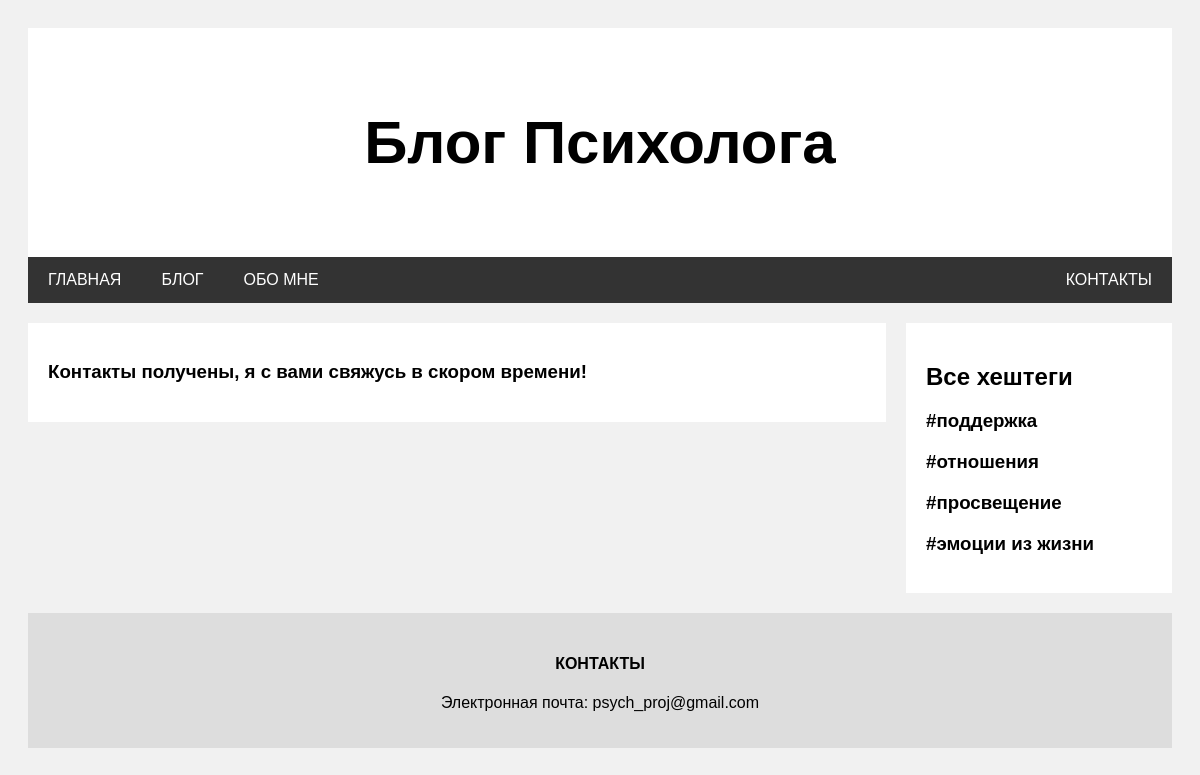
The page /contacts/success/ on the database its author committed.
### blog/models.py (models this page shows, shortened)
class Hashtag(models.Model):
    title = models.CharField(max_length=20, verbose_name="Хештег")
    slug = models.SlugField(null=False, db_index=True)
    def get_url(self):
        return reverse("hashtag_details", args=[self.slug])

### contacts/views.py (the view)
# urls.py: path("success/", views.SuccessView.as_view()),
class SuccessView(TemplateView):
    template_name = "contacts/success.html"

### context_processors/get_hashtags.py (called while the page is built)
def get_hashtags(request):
    return {"hashtags": Hashtag.objects.all()}

### contacts/templates/contacts/success.html
{% extends 'base.html' %}
{% block content %}
        <div class="card">
            <h3>Контакты получены, я с вами свяжусь в скором времени!</h3>
        </div>
{% endblock %}

### templates/includes/right_column.html
<div class="rightcolumn">
    <div class="card">
        <h2>Все хештеги</h2>
        <ul>
            {% for hashtag in hashtags%}
                <li><a href="{{ hashtag.get_url }}"><h3>#{{ hashtag.title }}</h3></a></li>
            {% endfor %}
        </ul>
    </div>
</div>

### static/css/base.css (style rules this page uses)
* { box-sizing: border-box; }
body { font-family: Arial; padding: 20px; background: #f1f1f1; }
.rightcolumn { float: left; width: 25%; padding-left: 20px; }
.card { background-color: white; padding: 20px; margin-top: 20px; }
a { color: black; text-decoration: none; }
li { list-style-type: none; }
ul { padding-left: 0; }

### rows shown on the page
Hashtag: title "поддержка"
Hashtag: title "отношения"
Hashtag: title "просвещение"
Hashtag: title "эмоции из жизни"
